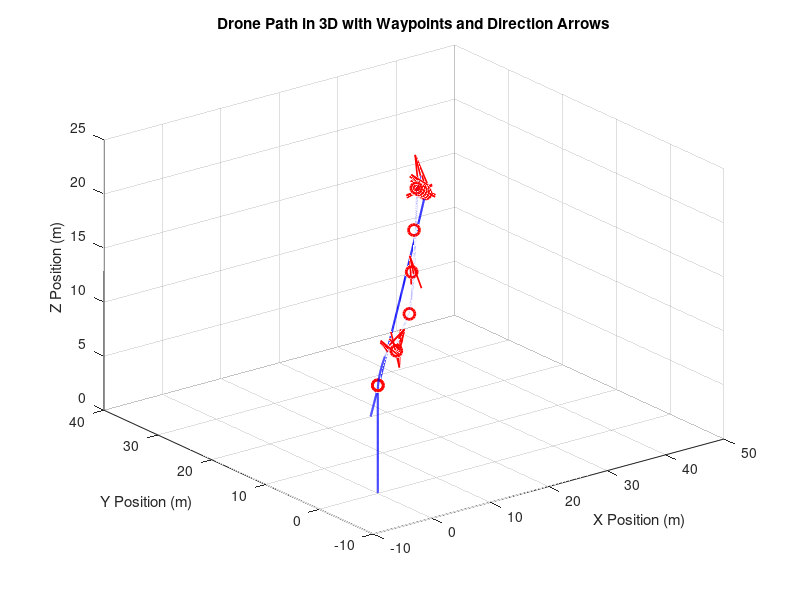
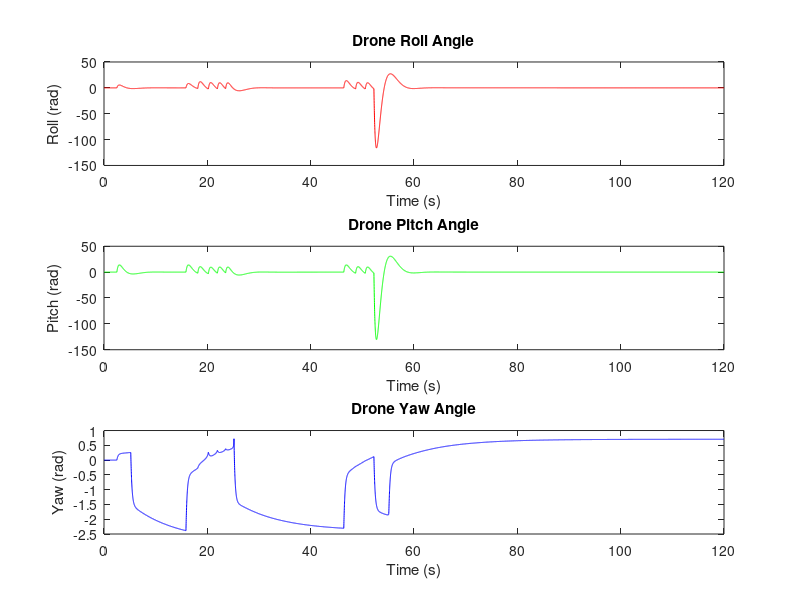

Write MATLAB code to recreate these figures, in order.
clc;
close all;
clear;

% Parameters
m = 5.0;    % mass of the drone (kg)
g = 9.81;   % gravitational acceleration (m/s^2)
Ix = 0.01;  % Moment of inertia around x-axis (kg*m^2)
Iy = 0.01;  % Moment of inertia around y-axis (kg*m^2)
Iz = 0.02;  % Moment of inertia around z-axis (kg*m^2)

% PID controller gains
Kp_pos = 5.0;  % Proportional gain for position
Ki_pos = 0.4;  % Integral gain for position
Kd_pos = 6.8;  % Derivative gain for position

% PID gains for yaw, roll, and pitch
Kp_yaw = 2.5;  % Proportional gain for yaw
Ki_yaw = 0.5;  % Integral gain for yaw
Kd_yaw = 2.0;  % Derivative gain for yaw

Kp_pitch = 3.0;  % Proportional gain for pitch
Ki_pitch = 0.8;  % Integral gain for pitch
Kd_pitch = 3.0;  % Derivative gain for pitch

Kp_roll = 3.0;  % Proportional gain for roll
Ki_roll = 0.8;  % Integral gain for roll
Kd_roll = 3.0;  % Derivative gain for roll

% Time interval for plotting arrows (in seconds)
arrow_plot_interval = 4.0;  % Plot arrows every 1 second

% State-space matrices
A = [0, 0, 0, 1, 0, 0;   % x_dot = u
     0, 0, 0, 0, 1, 0;   % y_dot = v
     0, 0, 0, 0, 0, 1;   % z_dot = w
     0, 0, 0, 0, 0, 0;   % u_dot = controlled by input
     0, 0, 0, 0, 0, 0;   % v_dot = controlled by input
     0, 0, 0, 0, 0, 0];  % w_dot = controlled by input

B = [0, 0, 0; 
     0, 0, 0; 
     0, 0, 0; 
     1/m, 0, 0; 
     0, 1/m, 0; 
     0, 0, 1/m];

C = eye(6);
D = zeros(6, 3);

% Initial conditions
x0 = [0; 0; 0; 0; 0; 0];  % [x; y; z; u; v; w]
yaw0 = 0;
pitch0 = 0;
roll0 = 0;

% Updated waypoints for smoother yaw transitions, including return to origin
waypoints = [0, 0, 10; 
             5, 2, 12; 
             10, 5, 14; 
             15, 10, 16; 
             20, 15, 18; 
             25, 20, 20; 
             30, 25, 18; 
             35, 30, 16; 
             40, 35, 14; 
             45, 40, 12;
             0, 0, 10];  % Final waypoint returns to origin

current_waypoint = 1;
tolerance = 0.5; % Distance tolerance to consider waypoint reached

% Time step
dt = 0.01;
time = 0:dt:120;  % Extended time to accommodate return to origin

% Initialize state
x = x0;
yaw = yaw0;
pitch = pitch0;
roll = roll0;

% Initialize arrays for storing results
x_array = zeros(6, length(time));
yaw_array = zeros(1, length(time));
pitch_array = zeros(1, length(time));
roll_array = zeros(1, length(time));

% PID integrals
integral_error_pos = [0; 0; 0];
integral_error_yaw = 0;
integral_error_pitch = 0;
integral_error_roll = 0;

% Initialize figure for plotting
figure;
hold on;
plot3(waypoints(:,1), waypoints(:,2), waypoints(:,3), 'ro', 'MarkerSize', 8, 'LineWidth', 2);

% Simulation loop
for t = 1:length(time)
    % Check if the current waypoint is reached
    if norm([x(1) - waypoints(current_waypoint, 1), x(2) - waypoints(current_waypoint, 2), x(3) - waypoints(current_waypoint, 3)]) < tolerance
        % Move to the next waypoint if available
        if current_waypoint < size(waypoints, 1)
            current_waypoint = current_waypoint + 1;
        end
    end
    
    % Desired position and orientation
    x_des = waypoints(current_waypoint, 1);
    y_des = waypoints(current_waypoint, 2);
    z_des = waypoints(current_waypoint, 3);
    
    % Position errors
    error_pos = [x_des - x(1); y_des - x(2); z_des - x(3)];

    % Update integral errors for position
    integral_error_pos = integral_error_pos + error_pos * dt;
    
    % Desired velocities (PID control)
    u_des = Kp_pos * error_pos(1) + Ki_pos * integral_error_pos(1) - Kd_pos * x(4);
    v_des = Kp_pos * error_pos(2) + Ki_pos * integral_error_pos(2) - Kd_pos * x(5);
    w_des = Kp_pos * error_pos(3) + Ki_pos * integral_error_pos(3) - Kd_pos * x(6);
    
    % Yaw control
    yaw_error = atan2(y_des - x(2), x_des - x(1)) - yaw;
    integral_error_yaw = integral_error_yaw + yaw_error * dt;
    yaw_dot = Kp_yaw * yaw_error + Ki_yaw * integral_error_yaw - Kd_yaw * yaw;

    % Pitch control: make pitch respond to forward/backward movement
    pitch_error = u_des;  % Pitch to control forward velocity
    integral_error_pitch = integral_error_pitch + pitch_error * dt;
    pitch_dot = Kp_pitch * pitch_error + Ki_pitch * integral_error_pitch - Kd_pitch * pitch;

    % Roll control: make roll respond to lateral movement
    roll_error = v_des;  % Roll to control lateral velocity
    integral_error_roll = integral_error_roll + roll_error * dt;
    roll_dot = Kp_roll * roll_error + Ki_roll * integral_error_roll - Kd_roll * roll;

    % Update roll, pitch, and yaw
    roll = roll + roll_dot * dt;
    pitch = pitch + pitch_dot * dt;
    yaw = yaw + yaw_dot * dt;

    % Store orientation for later analysis
    roll_array(t) = roll;
    pitch_array(t) = pitch;
    yaw_array(t) = yaw;
    
    % Input vector u(t) [u_des; v_des; w_des]
    u = [u_des; v_des; w_des];
    
    % State-space equation
    x_dot = A * x + B * u;
    
    % Update state variables
    x = x + x_dot * dt;
    
    % Store results
    x_array(:, t) = x;

    % Plot direction arrows at intervals based on the specified time interval
    if mod(t*dt, arrow_plot_interval) < dt && current_waypoint < size(waypoints, 1)
        % Calculate rotation matrix from Euler angles (roll, pitch, yaw)
        R_yaw = [cos(yaw), -sin(yaw), 0;
                 sin(yaw),  cos(yaw), 0;
                 0,         0,        1];
             
        R_pitch = [cos(pitch), 0, sin(pitch);
                   0,          1, 0;
                  -sin(pitch), 0, cos(pitch)];
              
        R_roll = [1, 0,          0;
                  0, cos(roll), -sin(roll);
                  0, sin(roll),  cos(roll)];
              
        % Overall rotation matrix
        R = R_yaw * R_pitch * R_roll;
        
        % Direction vector (pointing forward along the x-axis in body frame)
        direction = R * [1; 0; 0];
        
        % Plot the arrow
        quiver3(x_array(1,t), x_array(2,t), x_array(3,t), direction(1), direction(2), direction(3), 2, 'r', 'LineWidth', 1.2, 'MaxHeadSize', 1);
    end
end

% Final plot adjustments
plot3(x_array(1,:), x_array(2,:), x_array(3,:), 'b', 'LineWidth', 1.5);
xlabel('X Position (m)');
ylabel('Y Position (m)');
zlabel('Z Position (m)');
title('Drone Path in 3D with Waypoints and Direction Arrows');
grid on;
view(3);  % Ensure the plot is in 3D view
hold off;

% Plot roll, pitch, yaw variations
figure;
subplot(3,1,1);
plot(time, roll_array, 'r');
xlabel('Time (s)');
ylabel('Roll (rad)');
title('Drone Roll Angle');

subplot(3,1,2);
plot(time, pitch_array, 'g');
xlabel('Time (s)');
ylabel('Pitch (rad)');
title('Drone Pitch Angle');

subplot(3,1,3);
plot(time, yaw_array, 'b');
xlabel('Time (s)');
ylabel('Yaw (rad)');
title('Drone Yaw Angle');
